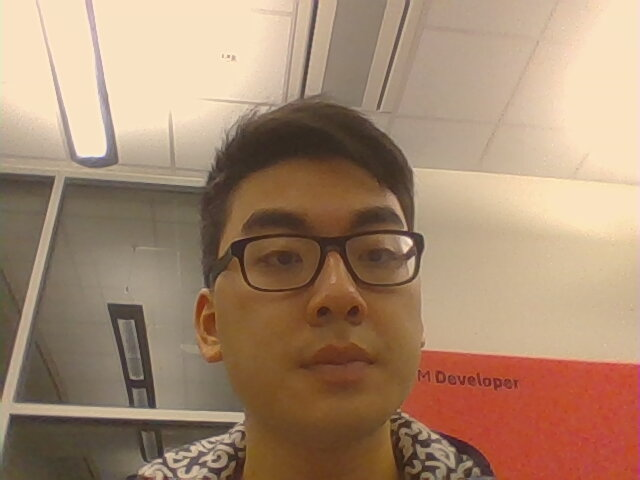
#> input picture base.jpg, 640 x 480 px, given in place of the camera
$ python pupil.py
#> lines starting #> are read from the running program, lines starting #| are printed output that depends on the picture
import numpy as np
import cv2
import time

cap = cv2.VideoCapture(0) #640,480
w = 640
h = 480

while (cap.isOpened()):
    ret, frame = cap.read()
#> frame is the input picture: shape (480, 640, 3); mean B, G, R 111.7, 136.3, 166.1
    if ret == True:
        #downsample# frameD = cv2.pyrDown(cv2.pyrDown(frame))# frameDBW = cv2.cvtColor(frameD, cv2.COLOR_RGB2GRAY)

        # detect face
        frame = cv2.cvtColor(frame, cv2.COLOR_RGB2GRAY)
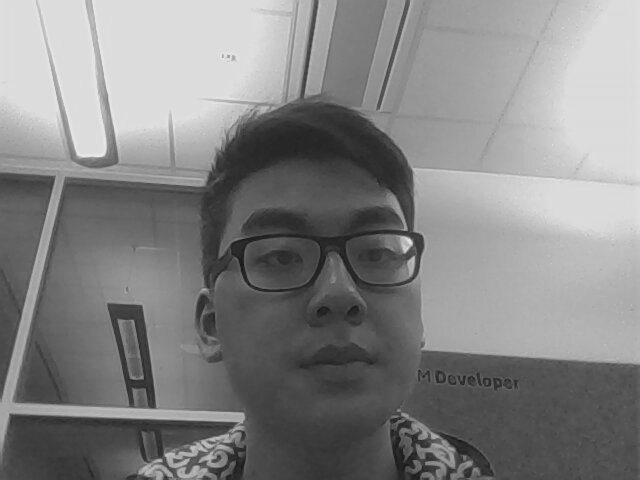
#> frame: shape (480, 640); min 20, max 237, mean 132.3
        faces = cv2.CascadeClassifier('haarcascade_eye.xml')
        detected = faces.detectMultiScale(frame, 1.3, 5)
#> detected = [[257, 234, 47, 47]]

        # faces = cv2.CascadeClassifier('haarcascade_frontalface_default.xml')# detected2 = faces.detectMultiScale(frameDBW, 1.3, 5)

        pupilFrame = frame
        pupilO = frame
        windowClose = np.ones((5, 5), np.uint8)
        windowOpen = np.ones((2, 2), np.uint8)
        windowErode = np.ones((2, 2), np.uint8)

        # draw square
        for (x, y, w, h) in detected:
            cv2.rectangle(frame, (x, y), ((x + w), (y + h)), (0, 0, 255), 1)
            cv2.line(frame, (x, y), ((x + w, y + h)), (0, 0, 255), 1)
            cv2.line(frame, (x + w, y), ((x, y + h)), (0, 0, 255), 1)
#> (the run stopped early here; a loop or call above may not have finished)
